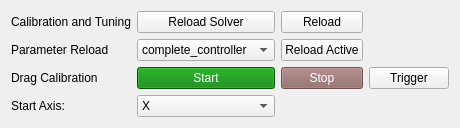
       <widget class="QWidget" name="Tuning">
        <property name="enabled">
         <bool>true</bool>
        </property>
        <attribute name="title">
         <string>Calibration</string>
        </attribute>
        <layout class="QGridLayout" name="tuningLayout">
         <item row="0" column="0">
          <widget class="QWidget" name="widget" native="true">
           <property name="enabled">
            <bool>true</bool>
           </property>
           <property name="sizePolicy">
            <sizepolicy hsizetype="Preferred" vsizetype="Preferred">
             <horstretch>0</horstretch>
             <verstretch>0</verstretch>
            </sizepolicy>
           </property>
           <layout class="QGridLayout" name="gridLayout">
            <property name="leftMargin">
             <number>0</number>
            </property>
            <property name="topMargin">
             <number>0</number>
            </property>
            <property name="rightMargin">
             <number>0</number>
            </property>
            <property name="bottomMargin">
             <number>0</number>
            </property>
            <item row="0" column="2">
             <widget class="QPushButton" name="reloadController">
              <property name="text">
               <string>Reload</string>
              </property>
             </widget>
            </item>
            <item row="0" column="0">
             <widget class="QLabel" name="label_4">
              <property name="text">
               <string>Calibration and Tuning</string>
              </property>
             </widget>
            </item>
            <item row="1" column="1">
             <widget class="QComboBox" name="reloadControllerSelect">
              <item>
               <property name="text">
                <string>complete_controller</string>
               </property>
              </item>
              <item>
               <property name="text">
                <string>smc</string>
               </property>
              </item>
              <item>
               <property name="text">
                <string>pid</string>
               </property>
              </item>
              <item>
               <property name="text">
                <string>thruster_solver</string>
               </property>
              </item>
             </widget>
            </item>
            <item row="2" column="1">
             <widget class="QPushButton" name="dragStart">
              <property name="styleSheet">
               <string notr="true">QPushButton {color: white; background: green;}
QPushButton:!enabled{color: white; background: rgb(100, 130, 110);}</string>
              </property>
              <property name="text">
               <string>Start</string>
              </property>
             </widget>
            </item>
            <item row="3" column="0">
             <widget class="QLabel" name="label_9">
              <property name="text">
               <string>Start Axis:</string>
              </property>
              <property name="indent">
               <number>-1</number>
              </property>
             </widget>
            </item>
            <item row="1" column="0">
             <widget class="QLabel" name="label_10">
              <property name="text">
               <string>Parameter Reload</string>
              </property>
             </widget>
            </item>
            <item row="2" column="0">
             <widget class="QLabel" name="label_5">
              <property name="text">
               <string>Drag Calibration</string>
              </property>
             </widget>
            </item>
            <item row="2" column="2">
             <widget class="QPushButton" name="dragStop">
              <property name="enabled">
               <bool>false</bool>
              </property>
              <property name="styleSheet">
               <string notr="true">QPushButton {color: white; background:red;}

QPushButton:!enabled{color:white; background: rgb(140, 100, 100)}</string>
              </property>
              <property name="text">
               <string>Stop</string>
              </property>
             </widget>
            </item>
            <item row="3" column="1">
             <widget class="QComboBox" name="dragCalStartAxis">
              <item>
               <property name="text">
                <string>X</string>
               </property>
              </item>
              <item>
               <property name="text">
                <string>Y</string>
               </property>
              </item>
              <item>
               <property name="text">
                <string>Z</string>
               </property>
              </item>
              <item>
               <property name="text">
                <string>Roll</string>
               </property>
              </item>
              <item>
               <property name="text">
                <string>Pitch</string>
               </property>
              </item>
              <item>
               <property name="text">
                <string>Yaw</string>
               </property>
              </item>
             </widget>
            </item>
            <item row="2" column="3">
             <widget class="QPushButton" name="dragTrigger">
              <property name="text">
               <string>Trigger</string>
              </property>
             </widget>
            </item>
            <item row="1" column="2">
             <widget class="QPushButton" name="reloadActive">
              <property name="text">
               <string>Reload Active</string>
              </property>
             </widget>
            </item>
            <item row="0" column="1">
             <widget class="QPushButton" name="reloadSolver">
              <property name="text">
               <string>Reload Solver</string>
              </property>
             </widget>
            </item>
           </layout>
          </widget>
         </item>
        </layout>
       </widget>
